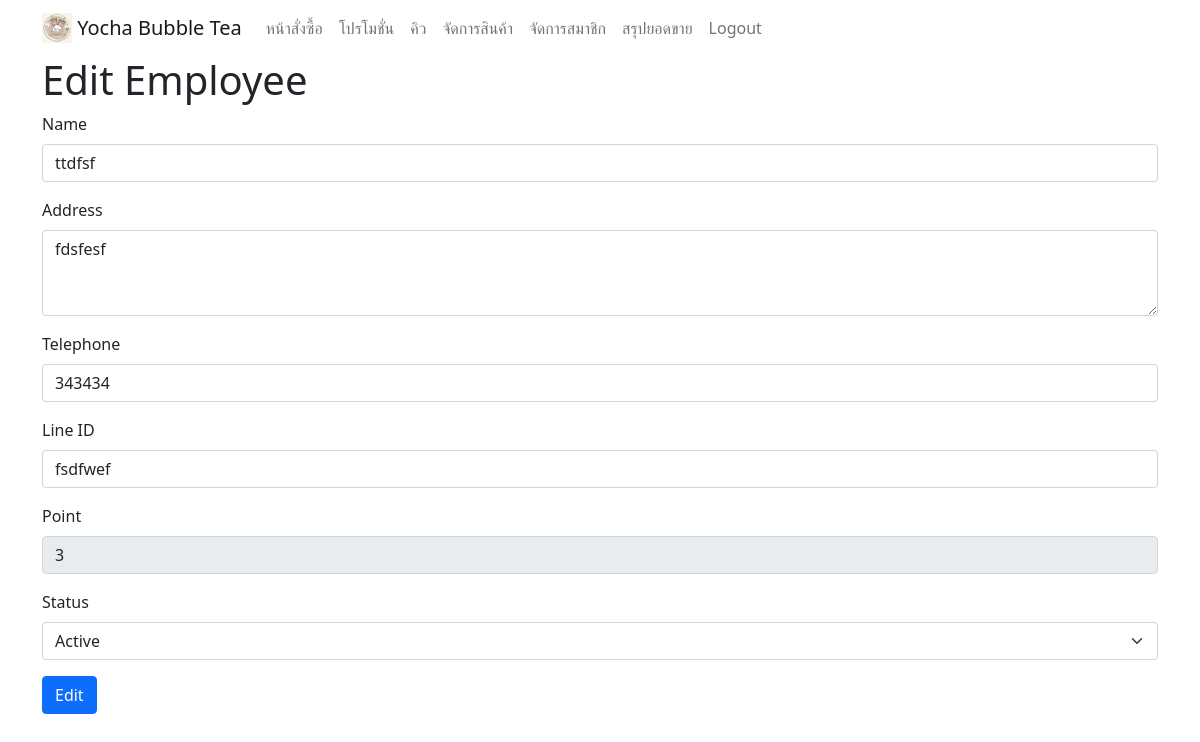
/employee/edit_member.php?id=2 (signed in), run on the app's committed database.
### tables this page shows
CREATE TABLE `member` (
  `member_id` int(11) NOT NULL,
  `name` varchar(50) NOT NULL,
  `address` varchar(200) NOT NULL,
  `telephone` int(15) NOT NULL,
  `status` varchar(30) NOT NULL,
  `point` varchar(15) NOT NULL,
  `line` varchar(50) NOT NULL
);

### employee/edit_member.php (the view, shortened to what this page needs)
<?php
include("navbar_em.php");
include ("../connection.php");
$id = $_GET['id'];
$sql = "SELECT * FROM member WHERE member_id = $id";
$result = $conn->query($sql);
$row = $result->fetch_assoc()
?>
<div class="container">
    <h1>Edit Employee</h1>
    <form action="edit_member_p.php" method="post">
      <div class="mb-3">
        <label for="name" class="form-label">Name</label>
        <input type="text" class="form-control" id="name" name="name" value="<?php echo $row["name"] ?>">
      </div>
      <div class="mb-3">
        <label for="address" class="form-label">Address</label>
        <textarea class="form-control" id="address" name="address" rows="3" ><?php echo $row["address"] ?></textarea>
      </div>
      <div class="mb-3">
        <label for="telephone" class="form-label">Telephone</label>
        <input type="number" class="form-control" id="telephone" name="telephone" value="<?php echo $row["telephone"] ?>">
      </div>
      <div class="mb-3">
        <label for="line_id" class="form-label">Line ID</label>
        <input type="text" class="form-control" id="line_id" name="line_id" value="<?php echo $row["line"] ?>">
      </div>
      <div class="mb-3">
        <label for="line_id" class="form-label">Point</label>
        <input type="text" class="form-control" id="line_id" name="line_id" value="<?php echo $row["point"] ?>" readonly>
      </div>
      <div class="mb-3">
        <label for="status" class="form-label">Status</label>
        <select class="form-select" id="status" name="status" >
        <option value="employee" <?php echo ($row['status'] == 'active') ? 'selected' : ''; ?>>Active</option>
        </select>
      </div>
      <button type="submit" class="btn btn-primary">Edit</button>
    </form>
  </div>

### data on the page
member: name "ttdfsf", address "fdsfesf", telephone "343434", line_id "fsdfwef", line_id "3", status "Active"
